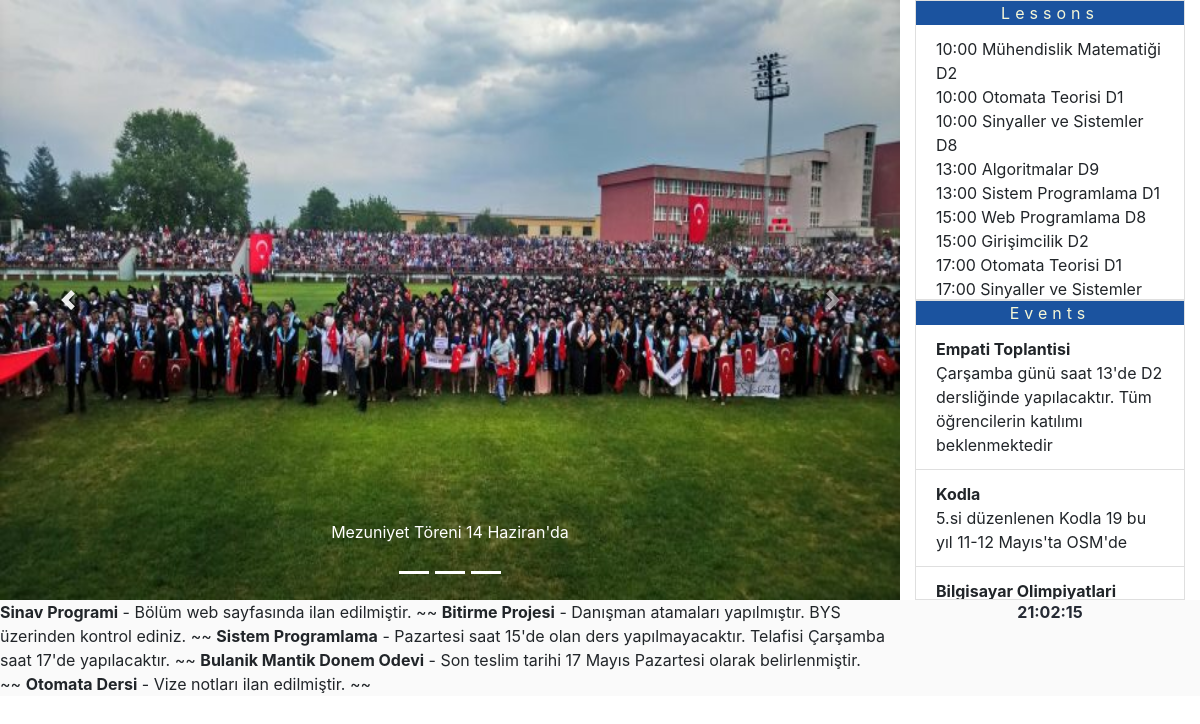
The page / on the database its author committed.
### app/models.py (models this page shows, shortened)
class Slide(models.Model):
    image = models.FileField(null=False, blank=False)
    title = models.CharField(max_length=240)
    created_date = models.DateTimeField(auto_now_add=True)
    updated_date = models.DateTimeField(auto_now=True)

class Event(models.Model):
    title  = models.CharField(max_length=480)
    date   = models.CharField(max_length=480, null=True, blank=True)
    place  = models.CharField(max_length=480, null=True, blank=True)
    detail = models.TextField()

class Announcement(models.Model):
    title = models.CharField(max_length=480)
    text  = models.TextField()

### app/views.py (the view)
# urls.py: url(r'^$', view=index),
def index(request):
    slides = Slide.objects.all().order_by('-id')[:4]
    events = Event.objects.all().order_by('-id')[:5]
    announcements = Announcement.objects.all().order_by('-id')[:7]
    current_day = date.today().strftime("%A")
    if current_day == "Sunday":
        lessons = Lesson.objects.values('sun')
    elif current_day == "Monday":
        lessons = Lesson.objects.values('mon')
    elif current_day == "Tuesday":
        lessons = Lesson.objects.values('thu')
    elif current_day == "Wednesday":
        lessons = Lesson.objects.values("wed")
    elif current_day == "Thursday":
        lessons = Lesson.objects.values('thr')
    elif current_day == "Friday":
        lessons = Lesson.objects.values('fri')
    elif current_day == "Saturday":
        lessons = Lesson.objects.values('sat')
    content = {
        'slides': slides,
        'events': events,
        'announcements': announcements,
        'lessons': lessons
    }
    return render(request, 'index.html', content)

### templates/index.html (shortened to what this page needs)
{% load static %}
<!DOCTYPE html>
<html>
<head>
	<link rel="stylesheet" href="https://maxcdn.bootstrapcdn.com/bootstrap/4.0.0/css/bootstrap.min.css">
	<link rel="stylesheet" type="text/css" href="{% static 'style.css' %}">
</head>
<body>
<div class="container-fluid">
	<div class="top row">
		<div class="slides col-md-9 col-sm-12" style="padding:0px;">
			<div id="carouselExampleIndicators" class="carousel slide" data-ride="carousel">
				<ol class="carousel-indicators">
					{% for slide in slides %}
						<li data-target="#carouselExampleIndicators" data-slide-to="{{ forloop.counter }}" class="active"></li>
					{% endfor %}
				</ol>
			    <div class="carousel-inner">
						{% for slide in slides %}
			      <div class="carousel-item {% if forloop.counter == 1 %} active {% endif %}">
							<img height="600px;" class="d-block w-100" src="/media/{{ slide.image }}" alt="{{ slide.image }}">
							<div class="carousel-caption d-none d-md-block">
								<p> {{ slide.title }} </p>
							</div>
						</div>
						{% endfor %}
			    </div>
			    <a class="carousel-control-prev" href="#carouselExampleIndicators" role="button" data-slide="prev">
			      <span class="carousel-control-prev-icon" aria-hidden="true"></span>
			    </a>
			    <a class="carousel-control-next" href="#carouselExampleIndicators" role="button" data-slide="next">
			      <span class="carousel-control-next-icon" aria-hidden="true"></span>
			    </a>
			  </div>
		</div>
		<div class="right col-md-3 col-sm-6">
			<div class="row">
				<div class="right-lesson col-md-12 col-sm-12">
					<div class="card" style="overflow-y:auto;">
						<div class="card-body">
							<p class="card-text">
								<div class="col-md-12 head">Lessons</div>
								<marquee direction="up" scrollamount="3">
											<ul class="list-group list-group-flush">
												{% for lesson in lessons %}	<li class="list-group-item">
													{{ lesson.thr|safe }}
												</li>
												{% endfor %}
											</ul>
								</marquee>
							</p>
						</div>
					</div>
				</div>
			</div>
			<div class="row">
				<div class="right-event col-md-12 col-sm-12"">
					<div class="card">
						<div class="card-body">
								<p class="card-text">
										<div class="col-md-12 head">Events</div>
										<marquee direction="up" scrollamount="3" >
													<ul class="list-group list-group-flush">
														{% for event in events %}
															<li class="list-group-item">
																<b>{{ event.title }}</b> <br>
																{{ event.detail }} <br>
																{% if event.date %}
																	<b>Tarih : </b> {{ event.date }} <br>
																{% endif %}
															</li>
														{% endfor %}
													</ul>
										</marquee>
									</p>
						</div>
					</div>
				</div>
			</div>
		</div>
	</div>
	<div class="row">
		<div class="ad col-md-9 col-sm-6">
				<marquee behavior="scroll">
					{% for announcement in announcements %}
						<b>{{ announcement.title }}</b> - {{ announcement.text }} ~~
					{% endfor %}
				</marquee>
		</div>
		<div class="date col-md-3 col-sm-6">
				<div id="clock"></div>
		</div>
	</div>
</div>
</body>
</html>

### static/style.css (style rules this page uses)
html { overflow-y: hidden; }
.right-lesson { height: 300px; }
.head { text-align: center; background: #1B539F; color: #f6f7d7; letter-spacing: 5px; }
.card { height: 300px; border-radius: 0px; }
.card-body { padding: 0px; overflow-y: hidden; }
.card-text { margin: 0px; padding: 0px; }
.right-event { height: 300px; margin-bottom: 0px; }
.ad { background: #fafafa; }
.date { background: #fafafa; color: #252a34; }
.col-md-9 { padding-left: 0px; }
#clock { text-align: center; font-size: 16px; }

### rows shown on the page
Slide: image (picture), title "Mezuniyet Töreni 14 Haziran'da"
Event: title "Empati Toplantisi", detail "Çarşamba günü saat 13'de D2 dersliğinde yapılacaktır. Tüm öğrencilerin katılımı beklenmektedir"
Event: title "Kodla", detail "5.si düzenlenen Kodla 19 bu yıl 11-12 Mayıs'ta OSM'de"
Event: title "Bilgisayar Olimpiyatlari"
Announcement: title "Sinav Programi", text "Bölüm web sayfasında ilan edilmiştir."
Announcement: title "Bitirme Projesi", text "Danışman atamaları yapılmıştır. BYS üzerinden kontrol ediniz."
Announcement: title "Sistem Programlama", text "Pazartesi saat 15'de olan ders yapılmayacaktır. Telafisi Çarşamba saat 17'de yapılacaktır."
Announcement: title "Bulanik Mantik Donem Odevi", text "Son teslim tarihi 17 Mayıs Pazartesi olarak belirlenmiştir."
Announcement: title "Otomata Dersi", text "Vize notları ilan edilmiştir."
